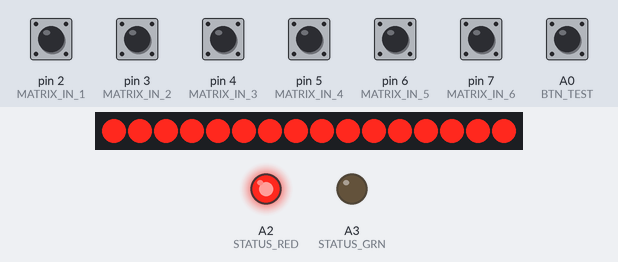
A program run on a simulated Arduino Pro Mini, built with avr-gcc and run on an emulated ATmega328P. Shown: 16 shift-register outputs drawn as a row of LEDs (first output left, lit = HIGH), output pins drawn as LEDs (lit = HIGH). Wiring (inferred from the names in the program): 2 × shift register (74HC595): data pin 12; shift clock pin 10; latch pin 11. Wiring (inferred from the signals the program sends): row of LEDs: on Q0, Q1, Q2, Q3, Q4, Q5, Q6, Q7, Q8, Q9, Q10, Q11, Q12, Q13, Q14, Q15. Inputs (shaded band) come from the test bench; at power-on: A0 (BTN_TEST), pin 2 (MATRIX_IN_1), pin 3 (MATRIX_IN_2), pin 4 (MATRIX_IN_3), pin 5 (MATRIX_IN_4), pin 6 (MATRIX_IN_5), pin 7 (MATRIX_IN_6) HIGH. Random numbers use the default seed unless the program sets one; pins used as bus, display or sensor lines are not drawn; what the program prints to the serial monitor is not drawn.

Above: at 0.01 s.
At 1.2 s:
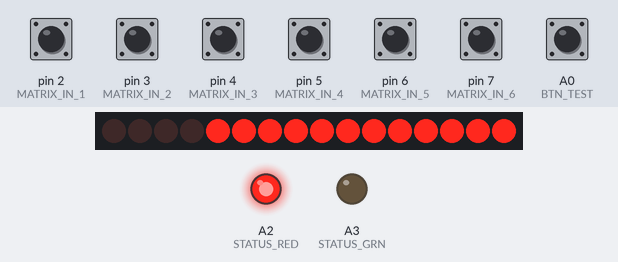
1.3 s: A0 (BTN_TEST) pulled LOW for 0.15 s
At 1.4 s:
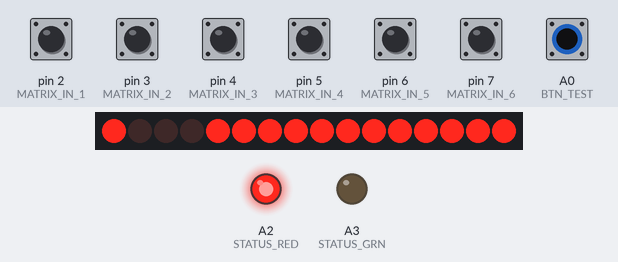
Timing chart, 0 to 4.3 s (numbered marks = the images above; inputs shaded):
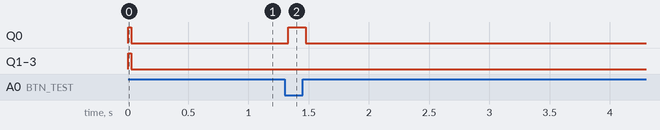

Measured:
- after the input at 1.3 s, Q0: LOW → HIGH at once, → LOW 0.15 s later

The program:

main.cpp
```cpp
#include <Arduino.h>
#include <chat.h>
#include "button.h"

#define DATA_PIN 12  // Pin connected to DS    of 74HC595
#define CLOCK_PIN 10 // Pin connected to SH_CP of 74HC595
#define LATCH_PIN 11 // Pin connected to ST_CP of 74HC595

#define MATRIX_IN_1 2
#define MATRIX_IN_2 3
#define MATRIX_IN_3 4
#define MATRIX_IN_4 5
#define MATRIX_IN_5 6
#define MATRIX_IN_6 7

#define BTN_TEST A0
#define GND 13
#define STATUS_GND A1
#define STATUS_RED A2
#define STATUS_GRN A3

Chat chat(ChatSource::Mastermind);
ChatMessage msg;

bool disarmed = false;
bool detonated = false;
bool won = false;

Button test_btn(BTN_TEST);

short solution[4] = { 0, 0, 0, 0 };

int leds[][4] = {

  //     1 = { 0, 0, R, 0 }
  //     2 = { B, 0, 0, 0 }
  //     4 = { G, 0, 0, 0 }
  //     8 = { R, 0, 0, 0 }
  //    16 = { 0, 0, B, 0 }
  //    32 = { 0, 0, G, 0 }
  //    64 = { 0, B, 0, 0 }
  //   128 = { 0, G, 0, 0 }
  //   256 = { 0, R, 0, 0 }
  //   512 = { 0, 0, 0, B }
  //  1024 = { 0, 0, 0, G }
  //  2048 = { 0, 0, 0, R }

  { 1120, 2114, 2084, 1192 }, // OBGG BBOR GOGR RGGG
  { 776,  1058, 2113, 1160 }, // RROB BOGG OBRR RGOG
  { 792,  1124, 612,  2307 }, // RRBB GBGG GBGB BRRR
  { 2306, 600,  592,  1172 }, // BROR RBBB OBBB GGBG
  { 1282, 2053, 610,  2208 }, // BROG GORR BBGB OGGR
  { 1300, 616,  2049, 1091 }, // GRBG RBGB OORR BBRG
  { 1090, 2324, 578,  768  }, // BBOG GRBR BBOB OROB
  { 1312, 2312, 800,  579  }, // ORGG RROR ORGB BBRB
  { 521,  2130, 1314, 2181 }, // RORB BBBR BRGG GGRR
  { 2210, 2338, 2152, 1044 }, // BGGR BRGR RBGR GOBG
  { 2178, 1283, 1029, 2117 }, // BGOR BRRG GORG GBRR
  { 1152, 676,  577,  1156 }, // OGOG GGGB OBRB GGOG
  { 2305, 1304, 2068, 581  }, // ORRR RRBG GOBR GBRB
  { 2053, 784,  656,  520  }, // GORR ORBB OGBB ROOB
  { 1096, 2216, 1040, 641  }, // RBOG RGGR OOBG OGRB
};

short misdirection = 0;

void readButtonState(short state[4]);
void flashLeds(int leds, int num);
void setLeds(int leds);
void shiftOut(byte myDataOut);
void disarm();
bool isValidGuess(short state[4]);
short validate(short state[4]);


void reset()
{
  disarmed = false;
  detonated = false;
  won = false;

  digitalWrite(STATUS_RED, HIGH);
  digitalWrite(STATUS_GRN, LOW);

  solution[0] = 1 << random(6);
  solution[1] = 1 << random(6);
  solution[2] = 1 << random(6);
  solution[3] = 1 << random(6);

}

void setup()
{
  chat.begin();

  int seed1 = analogRead(A5);
  int seed2 = analogRead(A6);
  randomSeed(seed1 + seed2);

  pinMode(DATA_PIN, OUTPUT);
  pinMode(CLOCK_PIN, OUTPUT);
  pinMode(LATCH_PIN, OUTPUT);

  pinMode(STATUS_GND, OUTPUT);
  pinMode(STATUS_RED, OUTPUT);
  pinMode(STATUS_GRN, OUTPUT);

  pinMode(MATRIX_IN_1, INPUT_PULLUP);
  pinMode(MATRIX_IN_2, INPUT_PULLUP);
  pinMode(MATRIX_IN_3, INPUT_PULLUP);
  pinMode(MATRIX_IN_4, INPUT_PULLUP);
  pinMode(MATRIX_IN_5, INPUT_PULLUP);
  pinMode(MATRIX_IN_6, INPUT_PULLUP);

  pinMode(GND, OUTPUT);
  pinMode(BTN_TEST, INPUT_PULLUP);

  digitalWrite(GND, LOW);
  digitalWrite(STATUS_GND, LOW);
  digitalWrite(STATUS_RED, HIGH);
  digitalWrite(STATUS_GRN, LOW);

  reset();
}

void loop()
{

  if (chat.receive(&msg))
  {
    switch (msg.message)
    {
      case MessageType::Reset:
        reset();
        break;

      case MessageType::Detonate:
        detonated = true;
        flashLeds(2313, 10); // 2313 = all RED
        break;
      case MessageType::Win:
        won = true;
        break;
    }
  }

  if (!detonated && !disarmed && !won)
  {
    ButtonState btn = test_btn.refresh();
    if (btn == PRESSED)
    {
      short state[4];
      readButtonState(state);

      if (!isValidGuess(state))
      {
        chat.send(MessageType::Strike);
      }
      else
      {
        int valid_columns = validate(state);

        if (valid_columns == 15)
        {
          disarm();
          flashLeds(1188, 3); // 1188 = all GREEN
        }
        else
        {
          int lights = leds[valid_columns][misdirection];
          misdirection = (misdirection + random(1, 4)) % 4;
          setLeds(lights);
        }
      }
    }
    else if (btn == RELEASED)
    {
      setLeds(0);
    }
    delay(1);
  }

}


void disarm()
{
  disarmed = true;
  chat.send(MessageType::Disarm);
  digitalWrite(STATUS_GRN, HIGH);
  digitalWrite(STATUS_RED, LOW);
}

// void prntBits(unsigned int b)
// {
//   for (int i = 7; i >= 0; i--)
//     Serial.print(bitRead(b, i));
//   Serial.print(" ");
// }


void readButtonState(short state[4])
{
  for (short i = 0; i < 4; i++) {
    digitalWrite(LATCH_PIN, LOW);

    byte hi = 0;
    byte lo = 15 - (1 << (3-i));

    // prntBits(hi);
    // prntBits(lo);

    shiftOut(hi);
    shiftOut(lo);

    digitalWrite(LATCH_PIN, HIGH);

    // let things settle
    delay(1);

    int in1 = !digitalRead(MATRIX_IN_1);
    int in2 = !digitalRead(MATRIX_IN_2);
    int in3 = !digitalRead(MATRIX_IN_3);
    int in4 = !digitalRead(MATRIX_IN_4);
    int in5 = !digitalRead(MATRIX_IN_5);
    int in6 = !digitalRead(MATRIX_IN_6);

    unsigned int in = (in1) | (in2 << 1) | (in3 << 2) | (in4 << 3) | (in5 << 4) | (in6 << 5);

    // prntBits(in);

    state[i] = 0;

    if (in1)
    {
      state[i] += 1;
    }
    if (in2)
    {
      state[i] += 2;
    }
    if (in3)
    {
      state[i] += 4;
    }
    if (in4)
    {
      state[i] += 8;
    }
    if (in5)
    {
      state[i] += 16;
    }
    if (in6)
    {
      state[i] += 32;
    }
  }
}


void flashLeds(int leds, int num)
{
  for (int i = 0; i < num; i++)
  {
    setLeds(leds);
    delay(150);
    setLeds(0);
    delay(150);
  }
}

void setLeds(int leds)
{
  digitalWrite(LATCH_PIN, LOW);

    byte hi = leds >> 4;
    byte lo = leds << 4 | 15;

    // prntBits(hi);
    // prntBits(lo);

    shiftOut(hi);
    shiftOut(lo);

    digitalWrite(LATCH_PIN, HIGH);
}

void shiftOut(byte myDataOut)
{
  // This shifts 8 bits out MSB first,
  // on the rising edge of the clock,
  // clock idles low
  // internal function setup
  int i = 0;
  int pinState;

  // clear everything out just in case to
  // prepare shift register for bit shifting
  digitalWrite(DATA_PIN, 0);
  digitalWrite(CLOCK_PIN, 0);

  // for each bit in the byte myDataOut;
  // NOTICE THAT WE ARE COUNTING DOWN in our for loop
  // This means that %00000001 or "1" will go through such
  // that it will be pin Q0 that lights.
  for (i = 7; i >= 0; i--)
  {
    digitalWrite(CLOCK_PIN, 0);

    // if the value passed to myDataOut and a bitmask result
    //  true then... so if we are at i=6 and our value is
    //  %11010100 it would the code compares it to %01000000
    //  and proceeds to set pinState to 1.
    if (myDataOut & (1 << i))
    {
      pinState = 1;
    }
    else
    {
      pinState = 0;
    }

    // Sets the pin to HIGH or LOW depending on pinState
    digitalWrite(DATA_PIN, pinState);

    // register shifts bits on upstroke of clock pin
    digitalWrite(CLOCK_PIN, 1);

    // zero the data pin after shift to prevent bleed through
    digitalWrite(DATA_PIN, 0);
  }

  // stop shifting
  digitalWrite(CLOCK_PIN, 0);
}

bool isValidGuess(short state[4])
{
  for (short i = 0; i < 4; i++)
  {
    if (state[i] != 1 &&
        state[i] != 2 &&
        state[i] != 4 &&
        state[i] != 8 &&
        state[i] != 16 &&
        state[i] != 32)
    {
      return false;
    }
  }
  return true;
}

short validate(short state[4])
{
  short res = 0;
  if (state[0] == solution[0])
  {
    res += 1;
  }
  if (state[1] == solution[1])
  {
    res += 2;
  }
  if (state[2] == solution[2])
  {
    res += 4;
  }
  if (state[3] == solution[3])
  {
    res += 8;
  }

  return res;
}
```

button.cpp
```cpp
#include "Arduino.h"
#include "button.h"

#define debounceTime 25

Button::Button()
{
  // this is mostly pointless
}

Button::Button(short pin)
{
  this->pin = pin;
  this->state = false;
  this->lastState = false;
  this->lastDebounceTime = 0;
  pinMode(pin, INPUT_PULLUP);
}

ButtonState Button::refresh()
{
  this->isPressed = false;
  this->isReleased = false;

  bool reading = digitalRead(this->pin);
  if (reading != this->lastState)
  {
    this->lastDebounceTime = millis();
  }

  this->lastState = reading;

  if ((millis() - this->lastDebounceTime) > debounceTime)
  {
    if (reading != this->state)
    {
      this->state = reading;

      if (this->state == LOW)
      {
        return PRESSED;
      }
      else
      {
        return RELEASED;
      }
    }
  }

  return NONE;
}
```

button.h
```cpp
#ifndef BUTTON_H
#define BUTTON_H


enum ButtonState
{
  NONE,
  PRESSED,
  RELEASED
};

class Button {
  private:
    short pin;
    bool isPressed;
    bool isReleased;
    bool state;
    bool lastState;
    long lastDebounceTime;

  public:
    Button();
    Button(short pin);
    ButtonState refresh();
};
#endif
```
